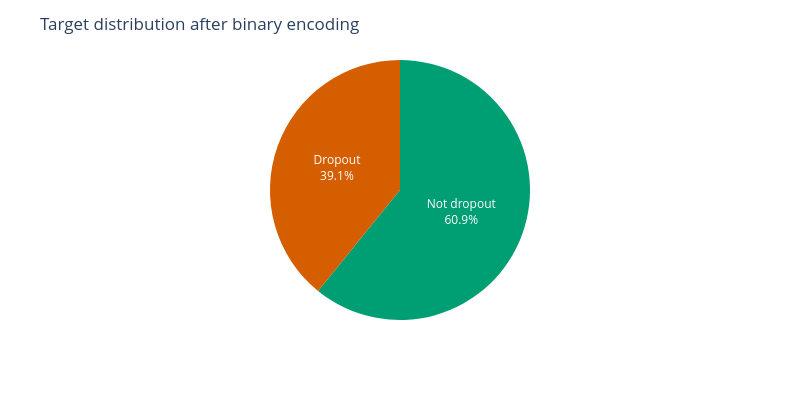

Notebook code for this chart:
### Code cell
# Convert the 'Target' column to numerical using binary encoding
df_train = df_train.withColumn('Target_Encoded',
                               F.when(F.col('Target') == 'Dropout', 1).otherwise(0))

# Convert to pandas for visualization
df_train_pd = df_train.toPandas()

# Illustrate the distribution of the encoded target variable
value_counts_series = df_train_pd['Target_Encoded'].value_counts()
labels_map = {0: 'Not dropout', 1: 'Dropout'}
display_names = [labels_map[val] for val in value_counts_series.index.to_list()]

fig = px.pie(values=value_counts_series.values,
             names=display_names)

fig.update_traces(textposition='inside', textinfo='percent+label',
                  marker=dict(colors=['#009E73', '#D55E00'])) # Using different colors for binary

fig.update_layout(showlegend=False, height=400, width=800,
                  title='Target distribution after binary encoding')
fig.show()

### Figure 1 — Plotly figure (JSON) as saved in the notebook; plotly's stock layout.template omitted (floating-point values rounded to 4 significant figures)
{"data": [{"domain": {"x": [0, 1], "y": [0, 1]}, "hovertemplate": "label=%{label}<br>value=%{value}<extra></extra>", "labels": ["Not dropout", "Dropout"], "legendgroup": "", "marker": {"colors": ["#009E73", "#D55E00"]}, "name": "", "showlegend": true, "textinfo": "percent+label", "textposition": "inside", "type": "pie", "values": [2209, 1421]}], "layout": {"height": 400, "legend": {"tracegroupgap": 0}, "margin": {"t": 60}, "showlegend": false, "title": {"text": "Target distribution after binary encoding"}, "width": 800}}
